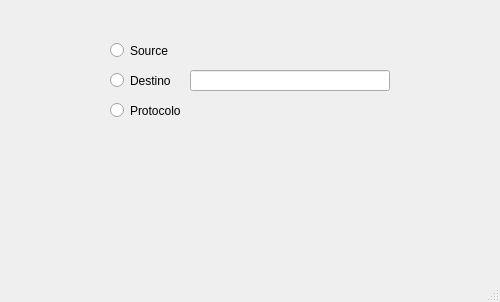
<?xml version="1.0" encoding="UTF-8"?>
<ui version="4.0">
 <class>findData</class>
 <widget class="QMainWindow" name="findData">
  <property name="geometry">
   <rect>
    <x>0</x>
    <y>0</y>
    <width>500</width>
    <height>302</height>
   </rect>
  </property>
  <property name="windowTitle">
   <string>MainWindow</string>
  </property>
  <property name="styleSheet">
   <string notr="true">#findData
{
	background-image: url(:/images/find.jpg);
}</string>
  </property>
  <widget class="QWidget" name="centralwidget">
   <widget class="QPushButton" name="find">
    <property name="geometry">
     <rect>
      <x>10</x>
      <y>130</y>
      <width>481</width>
      <height>111</height>
     </rect>
    </property>
    <property name="styleSheet">
     <string notr="true">QPushButton
{
image: url(:/images/find.png); 
background-color: transparent;
border-style: outset;
border-width: 2px;
border-radius: 10px;
border-color: transparent;
font: bold 22px;
min-width:4m;
padding: 6px;
}</string>
    </property>
    <property name="text">
     <string/>
    </property>
   </widget>
   <widget class="QRadioButton" name="rdSource">
    <property name="geometry">
     <rect>
      <x>110</x>
      <y>40</y>
      <width>82</width>
      <height>21</height>
     </rect>
    </property>
    <property name="text">
     <string>Source</string>
    </property>
   </widget>
   <widget class="QRadioButton" name="rbProtocolo">
    <property name="geometry">
     <rect>
      <x>110</x>
      <y>100</y>
      <width>82</width>
      <height>21</height>
     </rect>
    </property>
    <property name="text">
     <string>Protocolo</string>
    </property>
   </widget>
   <widget class="QLineEdit" name="lineEdit">
    <property name="geometry">
     <rect>
      <x>190</x>
      <y>70</y>
      <width>200</width>
      <height>21</height>
     </rect>
    </property>
    <property name="maxLength">
     <number>20</number>
    </property>
   </widget>
   <widget class="QRadioButton" name="rbDestino">
    <property name="geometry">
     <rect>
      <x>110</x>
      <y>70</y>
      <width>82</width>
      <height>21</height>
     </rect>
    </property>
    <property name="text">
     <string>Destino</string>
    </property>
   </widget>
  </widget>
  <widget class="QStatusBar" name="statusbar"/>
 </widget>
 <resources/>
 <connections/>
</ui>
